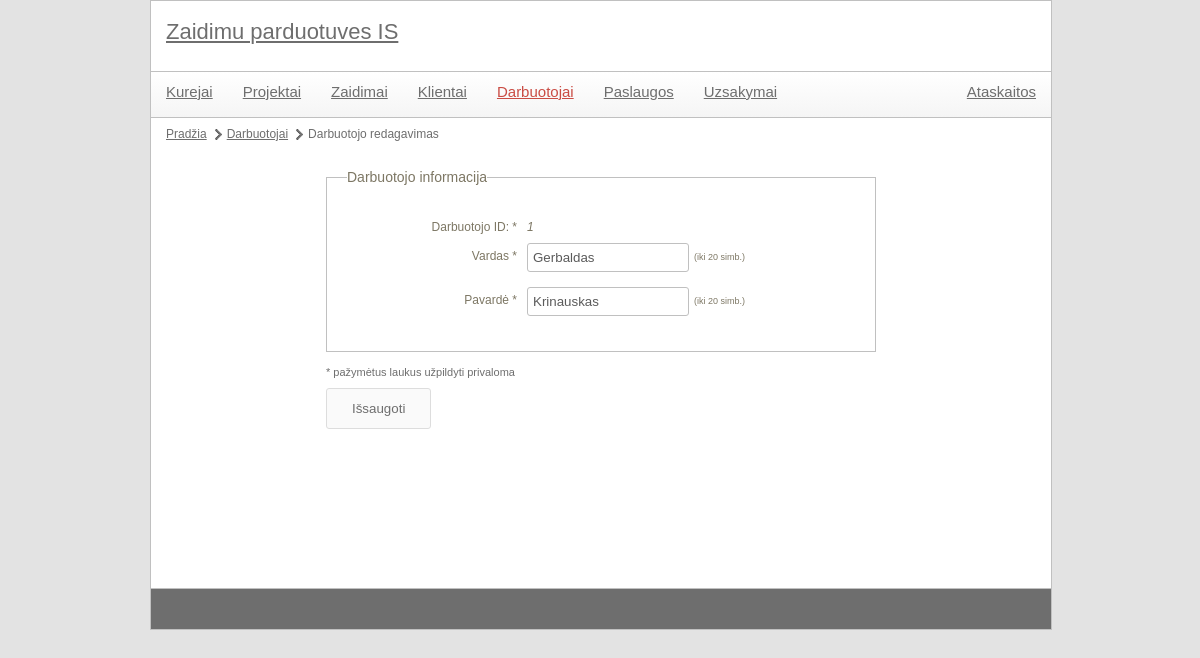
The page /index.php?module=employee&action=edit&id=1 on the database its author committed.
### tables this page shows
CREATE TABLE `darbuotojai` (
  `id` char(6) NOT NULL,
  `vardas` varchar(20) NOT NULL,
  `pavarde` varchar(20) NOT NULL
);

### controls/employee_edit.php (called while the page is built, shortened)
<?php
include 'libraries/employees.class.php';
$employeesObj = new employees();
$data = array();
$required = array('id', 'vardas', 'pavarde');
$maxLengths = array (
	'id' => 6,
	'vardas' => 20,
	'pavarde' => 20
);
if(!empty($_POST['submit'])) {
	include 'utils/validator.class.php';
	$validations = array (
		'id' => 'alfanum',
		'vardas' => 'alfanum',
		'pavarde' => 'alfanum');
	$validator = new validator($validations, $required, $maxLengths);
	if($validator->validate($_POST)) {
		$dataPrepared = $validator->preparePostFieldsForSQL();
		$employeesObj->updateEmployee($dataPrepared);
		header("Location: index.php?module={$module}&action=list");
		die();
	}
	else {
		$formErrors = $validator->getErrorHTML();
		$data = $_POST;
	}
} else {
	$data = $employeesObj->getEmployee($id);
}
$data['editing'] = 1;
include 'templates/employee_form.tpl.php';
?>

### index.php (called while the page is built, shortened)
<?php
	include 'utils/mysql.class.php';
	if(isset($_GET['module'])) {
		$module = mysql::escape($_GET['module']);
	}
	if(isset($_GET['id'])) {
		$id = mysql::escape($_GET['id']);
	}
	include 'templates/main.tpl.php';
?>

### utils/mysql.class.php (called while the page is built, shortened)
<?php
class mysql {
    protected static $connection;
    public static function connect() {
		if(!isset(self::$connection)) {
            self::$connection = new mysqli(config::DB_SERVER, config::DB_USERNAME, config::DB_PASSWORD, config::DB_NAME);
        }
        return self::$connection;
    }
    public static function query($query) {
        $connection = mysql::connect();
        $result = $connection->query($query);
        return $result;
    }
    public static function select($query) {
        $rows = array();
        $result = mysql::query($query);
        while ($row = $result->fetch_assoc()) {
            $rows[] = $row;
        }
        return $rows;
    }
	public static function escape($field) {
		$connection =  mysql::connect();
		return mysqli_real_escape_string($connection, $field);
	}
}

### libraries/employees.class.php (called while the page is built, shortened)
<?php
class employees {
	private $darbuotojai_lentele = '';
	public function __construct() {
		$this->darbuotojai_lentele = config::DB_PREFIX . 'darbuotojai';
	}
	public function getEmployee($id) {
		$query = "  SELECT *
					FROM `{$this->darbuotojai_lentele}`
					WHERE `id`='{$id}'";
		$data = mysql::select($query);
		return $data[0];
	}
}

### templates/employee_form.tpl.php (the view, shortened to what this page needs)
<ul id="pagePath">
	<li><a href="index.php">Pradžia</a></li>
	<li><a href="index.php?module=<?php echo $module; ?>&action=list">Darbuotojai</a></li>
	<li><?php if(!empty($id)) echo "Darbuotojo redagavimas"; else echo "Naujas darbuotojas"; ?></li>
</ul>
<div id="formContainer">
	<form action="" method="post">
		<fieldset>
			<legend>Darbuotojo informacija</legend>
				<p>
					<label class="field" for="id">Darbuotojo ID:<?php echo in_array('id', $required) ? '<span> *</span>' : ''; ?></label>
					<?php if(!isset($data['editing'])) { ?>
						<input type="text" id="id" name="id" class="textbox textbox-150" value="<?php echo isset($data['id']) ? $data['id'] : ''; ?>" />
						<?php if(key_exists('id', $maxLengths)) echo "<span class='max-len'>(iki {$maxLengths['id']} simb.)</span>"; ?>
					<?php } else { ?>
						<span class="input-value"><?php echo $data['id']; ?></span>
					<?php } ?>
				</p>
			<p>
				<label class="field" for="vardas">Vardas<?php echo in_array('vardas', $required) ? '<span> *</span>' : ''; ?></label>
				<input type="text" id="vardas" name="vardas" class="textbox textbox-150" value="<?php echo isset($data['vardas']) ? $data['vardas'] : ''; ?>" />
				<?php if(key_exists('vardas', $maxLengths)) echo "<span class='max-len'>(iki {$maxLengths['vardas']} simb.)</span>"; ?>
			</p>
			<p>
				<label class="field" for="pavarde">Pavardė<?php echo in_array('pavarde', $required) ? '<span> *</span>' : ''; ?></label>
				<input type="text" id="pavarde" name="pavarde" class="textbox textbox-150" value="<?php echo isset($data['pavarde']) ? $data['pavarde'] : ''; ?>" />
				<?php if(key_exists('pavarde', $maxLengths)) echo "<span class='max-len'>(iki {$maxLengths['pavarde']} simb.)</span>"; ?>
			</p>
		</fieldset>
		<p class="required-note">* pažymėtus laukus užpildyti privaloma</p>
		<p>
			<input type="submit" class="submit button" name="submit" value="Išsaugoti">
		</p>
	</form>
</div>

### style/main.css (style rules this page uses)
body { color: #6e6e6e; font-family: Verdana, Geneva, sans-serif; font-size: 12px; background-color: #e3e3e3; width: 900px; margin: 0px auto; }
a { color: #6e6e6e; }
.button { background-color: #fafafa; border: 1px solid #ddd; padding: 12px 25px; display: block; text-decoration: none; color: #6e6e6e; border-radius: 3px; moz-border-radius: 3px; }
#contentMain #pagePath { margin: 10px 0px 10px 0px; display: block; float: left; }
#contentMain #pagePath li { float: left; display: block; margin-right: 5px; background: url(images/page-path-separator.png) center right no-repeat; padding-right: 15px; }
#contentMain #pagePath li:last-child { background: none; }
#formContainer { margin: 20px auto 17px auto; width: 550px; }
#formContainer span.input-value { display: block; margin-top: 7px; font-style: italic; }
#formContainer p.required-note { margin-bottom: 10px; font-size: 11px; }
fieldset { width: 528px; margin-bottom: 15px; border: 1px solid #c0c0c0; color: #7D7764; padding: 25px 0px 25px 20px; }
legend { font-size: 14px; }
label.field { text-align: right; width: 165px; float: left; margin-top: 7px; margin-right: 10px; }
input.textbox { color: #5b5b5b; height: 25px; padding-left: 5px; padding-right: 5px; border-radius: 3px; -moz-border-radius: 3px; border: 1px solid #c0c0c0; }
input.textbox-150 { width: 150px; float: left; margin-bottom: 10px; }
fieldset p { clear: both; padding: 5px; }
fieldset p span.max-len, fieldset p span.units { font-size: 9px; margin-left: 5px; line-height: 28px; }

### rows shown on the page
darbuotojai: id "1", vardas "Gerbaldas", pavarde "Krinauskas"

### other values the page prints
$maxLengths['vardas'] "20"
$maxLengths['pavarde'] "20"
